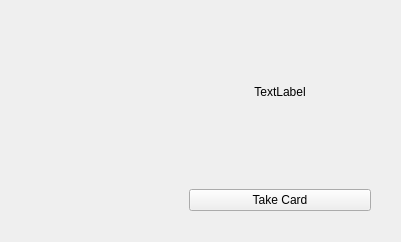
<?xml version="1.0" encoding="UTF-8"?>
<ui version="4.0">
 <class>FormDeckWidget</class>
 <widget class="QWidget" name="FormDeckWidget">
  <property name="geometry">
   <rect>
    <x>0</x>
    <y>0</y>
    <width>401</width>
    <height>242</height>
   </rect>
  </property>
  <property name="windowTitle">
   <string>Form</string>
  </property>
  <widget class="QWidget" name="">
   <property name="geometry">
    <rect>
     <x>0</x>
     <y>0</y>
     <width>371</width>
     <height>211</height>
    </rect>
   </property>
   <layout class="QHBoxLayout" name="horizontalLayout">
    <item>
     <widget class="QLabel" name="imageLabel">
      <property name="text">
       <string/>
      </property>
      <property name="scaledContents">
       <bool>true</bool>
      </property>
     </widget>
    </item>
    <item>
     <layout class="QVBoxLayout" name="verticalLayout">
      <item>
       <widget class="QLabel" name="DrawnCardLabel">
        <property name="text">
         <string>TextLabel</string>
        </property>
        <property name="alignment">
         <set>Qt::AlignCenter</set>
        </property>
        <property name="wordWrap">
         <bool>true</bool>
        </property>
       </widget>
      </item>
      <item>
       <widget class="QPushButton" name="TakeCardButton">
        <property name="text">
         <string>Take Card</string>
        </property>
       </widget>
      </item>
     </layout>
    </item>
   </layout>
  </widget>
 </widget>
 <resources/>
 <connections/>
</ui>
